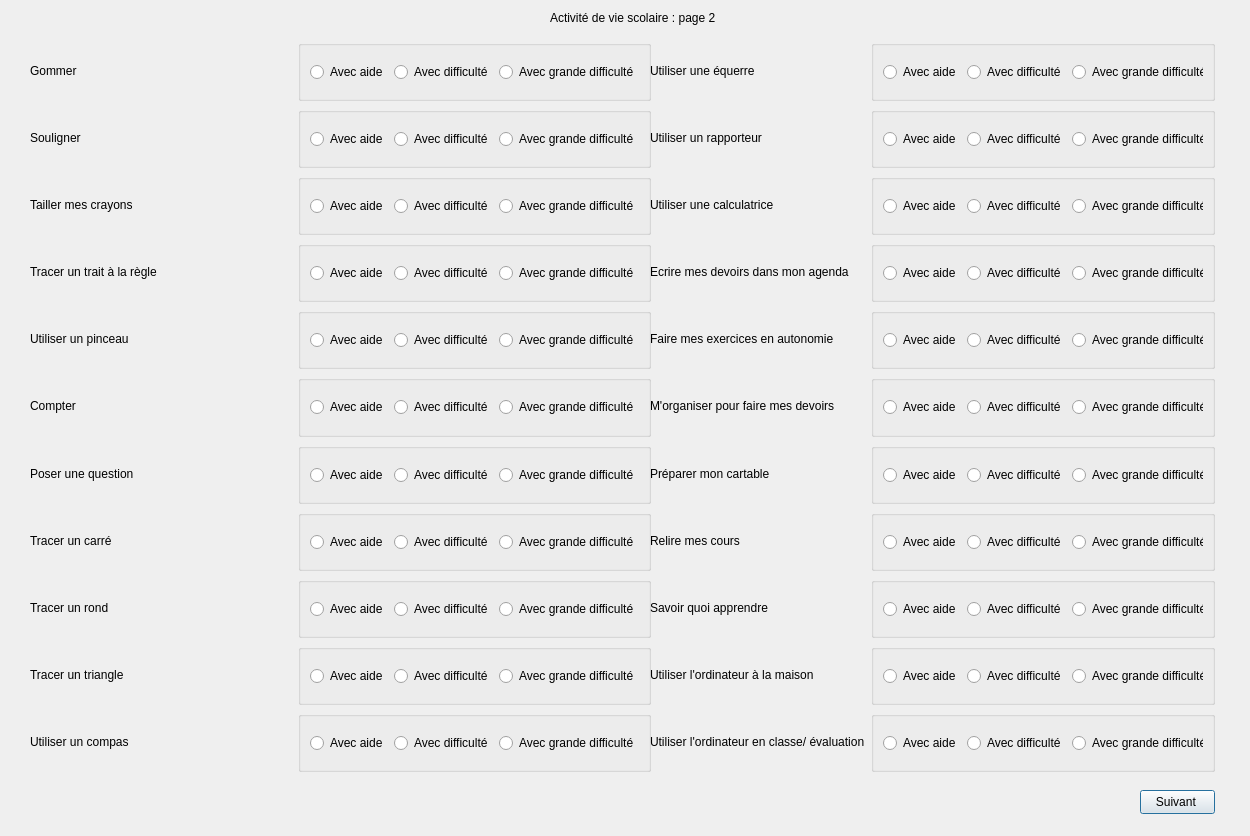
<?xml version="1.0" encoding="UTF-8"?>
<ui version="4.0">
 <class>Interface4_4</class>
 <widget class="QDialog" name="Interface4_4">
  <property name="geometry">
   <rect>
    <x>0</x>
    <y>0</y>
    <width>1250</width>
    <height>836</height>
   </rect>
  </property>
  <property name="windowTitle">
   <string>Dialog</string>
  </property>
  <widget class="QWidget" name="gridLayoutWidget_2">
   <property name="geometry">
    <rect>
     <x>30</x>
     <y>40</y>
     <width>621</width>
     <height>732</height>
    </rect>
   </property>
   <layout class="QGridLayout" name="gridLayout_2">
    <item row="7" column="0">
     <widget class="QLabel" name="labelTracerCarre">
      <property name="text">
       <string>Tracer un carré</string>
      </property>
     </widget>
    </item>
    <item row="10" column="0">
     <widget class="QLabel" name="labelUtiliserCompas">
      <property name="text">
       <string>Utiliser un compas</string>
      </property>
     </widget>
    </item>
    <item row="3" column="1">
     <widget class="QGroupBox" name="groupBox_57">
      <property name="title">
       <string/>
      </property>
      <layout class="QHBoxLayout" name="horizontalLayout_37">
       <item>
        <widget class="QRadioButton" name="radioButtonTracerTraitRegleAide">
         <property name="text">
          <string>Avec aide</string>
         </property>
        </widget>
       </item>
       <item>
        <widget class="QRadioButton" name="radioButtonTracerTraitRegleDifficulte">
         <property name="text">
          <string>Avec difficulté</string>
         </property>
        </widget>
       </item>
       <item>
        <widget class="QRadioButton" name="radioButtonTracerTraitRegleGrandeDifficulte">
         <property name="text">
          <string>Avec grande difficulté</string>
         </property>
        </widget>
       </item>
      </layout>
     </widget>
    </item>
    <item row="6" column="1">
     <widget class="QGroupBox" name="groupBox_60">
      <property name="title">
       <string/>
      </property>
      <layout class="QHBoxLayout" name="horizontalLayout_40">
       <item>
        <widget class="QRadioButton" name="radioButtonPoserQuestionAide">
         <property name="text">
          <string>Avec aide</string>
         </property>
        </widget>
       </item>
       <item>
        <widget class="QRadioButton" name="radioButtonPoserQuestionDifficulte">
         <property name="text">
          <string>Avec difficulté</string>
         </property>
        </widget>
       </item>
       <item>
        <widget class="QRadioButton" name="radioButtonPoserQuestionGrandeDifficulte">
         <property name="text">
          <string>Avec grande difficulté</string>
         </property>
        </widget>
       </item>
      </layout>
     </widget>
    </item>
    <item row="3" column="0">
     <widget class="QLabel" name="labelTracerTraitRegle">
      <property name="text">
       <string>Tracer un trait à la règle</string>
      </property>
     </widget>
    </item>
    <item row="0" column="0">
     <widget class="QLabel" name="labelGommer">
      <property name="text">
       <string>Gommer</string>
      </property>
     </widget>
    </item>
    <item row="5" column="1">
     <widget class="QGroupBox" name="groupBox_59">
      <property name="title">
       <string/>
      </property>
      <layout class="QHBoxLayout" name="horizontalLayout_39">
       <item>
        <widget class="QRadioButton" name="radioButtonCompterAide">
         <property name="text">
          <string>Avec aide</string>
         </property>
        </widget>
       </item>
       <item>
        <widget class="QRadioButton" name="radioButtonCompterDifficulte">
         <property name="text">
          <string>Avec difficulté</string>
         </property>
        </widget>
       </item>
       <item>
        <widget class="QRadioButton" name="radioButtonCompterGrandeDifficulte">
         <property name="text">
          <string>Avec grande difficulté</string>
         </property>
        </widget>
       </item>
      </layout>
     </widget>
    </item>
    <item row="8" column="0">
     <widget class="QLabel" name="labelTracerRond">
      <property name="text">
       <string>Tracer un rond</string>
      </property>
     </widget>
    </item>
    <item row="1" column="0">
     <widget class="QLabel" name="labelSouligner">
      <property name="text">
       <string>Souligner</string>
      </property>
     </widget>
    </item>
    <item row="4" column="1">
     <widget class="QGroupBox" name="groupBox_58">
      <property name="title">
       <string/>
      </property>
      <layout class="QHBoxLayout" name="horizontalLayout_38">
       <item>
        <widget class="QRadioButton" name="radioButtonUtiliserPinceauAide">
         <property name="text">
          <string>Avec aide</string>
         </property>
        </widget>
       </item>
       <item>
        <widget class="QRadioButton" name="radioButtonUtiliserPinceauDifficulte">
         <property name="text">
          <string>Avec difficulté</string>
         </property>
        </widget>
       </item>
       <item>
        <widget class="QRadioButton" name="radioButtonUtiliserPinceauGrandeDifficulte">
         <property name="text">
          <string>Avec grande difficulté</string>
         </property>
        </widget>
       </item>
      </layout>
     </widget>
    </item>
    <item row="9" column="1">
     <widget class="QGroupBox" name="groupBox_63">
      <property name="title">
       <string/>
      </property>
      <layout class="QHBoxLayout" name="horizontalLayout_43">
       <item>
        <widget class="QRadioButton" name="radioButtonTracerTriangleAide">
         <property name="text">
          <string>Avec aide</string>
         </property>
        </widget>
       </item>
       <item>
        <widget class="QRadioButton" name="radioButtonTracerTriangleDifficulte">
         <property name="text">
          <string>Avec difficulté</string>
         </property>
        </widget>
       </item>
       <item>
        <widget class="QRadioButton" name="radioButtonTracerTriangleGrandeDifficulte">
         <property name="text">
          <string>Avec grande difficulté</string>
         </property>
        </widget>
       </item>
      </layout>
     </widget>
    </item>
    <item row="6" column="0">
     <widget class="QLabel" name="labelPoserQuestion">
      <property name="text">
       <string>Poser une question</string>
      </property>
     </widget>
    </item>
    <item row="8" column="1">
     <widget class="QGroupBox" name="groupBox_62">
      <property name="title">
       <string/>
      </property>
      <layout class="QHBoxLayout" name="horizontalLayout_42">
       <item>
        <widget class="QRadioButton" name="radioButtonTracerRondAide">
         <property name="text">
          <string>Avec aide</string>
         </property>
        </widget>
       </item>
       <item>
        <widget class="QRadioButton" name="radioButtonTracerRondDifficulte">
         <property name="text">
          <string>Avec difficulté</string>
         </property>
        </widget>
       </item>
       <item>
        <widget class="QRadioButton" name="radioButtonTracerRondGrandeDifficulte">
         <property name="text">
          <string>Avec grande difficulté</string>
         </property>
        </widget>
       </item>
      </layout>
     </widget>
    </item>
    <item row="7" column="1">
     <widget class="QGroupBox" name="groupBox_61">
      <property name="title">
       <string/>
      </property>
      <layout class="QHBoxLayout" name="horizontalLayout_41">
       <item>
        <widget class="QRadioButton" name="radioButtonTracerCarreAide">
         <property name="text">
          <string>Avec aide</string>
         </property>
        </widget>
       </item>
       <item>
        <widget class="QRadioButton" name="radioButtonTracerCarreDifficulte">
         <property name="text">
          <string>Avec difficulté</string>
         </property>
        </widget>
       </item>
       <item>
        <widget class="QRadioButton" name="radioButtonTracerCarreGrandeDifficulte">
         <property name="text">
          <string>Avec grande difficulté</string>
         </property>
        </widget>
       </item>
      </layout>
     </widget>
    </item>
    <item row="5" column="0">
     <widget class="QLabel" name="labelCompter">
      <property name="text">
       <string>Compter</string>
      </property>
     </widget>
    </item>
    <item row="10" column="1">
     <widget class="QGroupBox" name="groupBox_64">
      <property name="title">
       <string/>
      </property>
      <layout class="QHBoxLayout" name="horizontalLayout_44">
       <item>
        <widget class="QRadioButton" name="radioButtonUtiliserCompasAide">
         <property name="text">
          <string>Avec aide</string>
         </property>
        </widget>
       </item>
       <item>
        <widget class="QRadioButton" name="radioButtonUtiliserCompasDifficulte">
         <property name="text">
          <string>Avec difficulté</string>
         </property>
        </widget>
       </item>
       <item>
        <widget class="QRadioButton" name="radioButtonUtiliserCompasGrandeDifficulte">
         <property name="text">
          <string>Avec grande difficulté</string>
         </property>
        </widget>
       </item>
      </layout>
     </widget>
    </item>
    <item row="9" column="0">
     <widget class="QLabel" name="labelTracerTriangle">
      <property name="text">
       <string>Tracer un triangle</string>
      </property>
     </widget>
    </item>
    <item row="4" column="0">
     <widget class="QLabel" name="labelUtiliserPinceau">
      <property name="text">
       <string>Utiliser un pinceau </string>
      </property>
     </widget>
    </item>
    <item row="0" column="1">
     <widget class="QGroupBox" name="groupBox_54">
      <property name="title">
       <string/>
      </property>
      <layout class="QHBoxLayout" name="horizontalLayout_34">
       <item>
        <widget class="QRadioButton" name="radioButtonGommerAide">
         <property name="text">
          <string>Avec aide</string>
         </property>
        </widget>
       </item>
       <item>
        <widget class="QRadioButton" name="radioButtonGommerDifficulte">
         <property name="text">
          <string>Avec difficulté</string>
         </property>
        </widget>
       </item>
       <item>
        <widget class="QRadioButton" name="radioButtonGommerGrandeDifficulte">
         <property name="text">
          <string>Avec grande difficulté</string>
         </property>
        </widget>
       </item>
      </layout>
     </widget>
    </item>
    <item row="1" column="1">
     <widget class="QGroupBox" name="groupBox_55">
      <property name="title">
       <string/>
      </property>
      <layout class="QHBoxLayout" name="horizontalLayout_35">
       <item>
        <widget class="QRadioButton" name="radioButtonSoulignerAide">
         <property name="text">
          <string>Avec aide</string>
         </property>
        </widget>
       </item>
       <item>
        <widget class="QRadioButton" name="radioButtonSoulignerDifficulte">
         <property name="text">
          <string>Avec difficulté</string>
         </property>
        </widget>
       </item>
       <item>
        <widget class="QRadioButton" name="radioButtonSoulignerGrandeDifficulte">
         <property name="text">
          <string>Avec grande difficulté</string>
         </property>
        </widget>
       </item>
      </layout>
     </widget>
    </item>
    <item row="2" column="0">
     <widget class="QLabel" name="labelTaillerCrayon">
      <property name="text">
       <string>Tailler mes crayons</string>
      </property>
     </widget>
    </item>
    <item row="2" column="1">
     <widget class="QGroupBox" name="groupBox_56">
      <property name="title">
       <string/>
      </property>
      <layout class="QHBoxLayout" name="horizontalLayout_36">
       <item>
        <widget class="QRadioButton" name="radioButtonTaillerCrayonAide">
         <property name="text">
          <string>Avec aide</string>
         </property>
        </widget>
       </item>
       <item>
        <widget class="QRadioButton" name="radioButtonTaillerCrayonDifficulte">
         <property name="text">
          <string>Avec difficulté</string>
         </property>
        </widget>
       </item>
       <item>
        <widget class="QRadioButton" name="radioButtonTaillerCrayonGrandeDifficulte">
         <property name="text">
          <string>Avec grande difficulté</string>
         </property>
        </widget>
       </item>
      </layout>
     </widget>
    </item>
   </layout>
  </widget>
  <widget class="QWidget" name="gridLayoutWidget">
   <property name="geometry">
    <rect>
     <x>650</x>
     <y>40</y>
     <width>565</width>
     <height>732</height>
    </rect>
   </property>
   <layout class="QGridLayout" name="gridLayout">
    <item row="8" column="0">
     <widget class="QLabel" name="labelSavoirQuoiApprendre">
      <property name="text">
       <string>Savoir quoi apprendre </string>
      </property>
     </widget>
    </item>
    <item row="3" column="1">
     <widget class="QGroupBox" name="groupBox_41">
      <property name="title">
       <string/>
      </property>
      <layout class="QHBoxLayout" name="horizontalLayout_21">
       <item>
        <widget class="QRadioButton" name="radioButtonEcrireDevoirsAgendaAide">
         <property name="text">
          <string>Avec aide</string>
         </property>
        </widget>
       </item>
       <item>
        <widget class="QRadioButton" name="radioButtonEcrireDevoirsAgendaDifficulte">
         <property name="text">
          <string>Avec difficulté</string>
         </property>
        </widget>
       </item>
       <item>
        <widget class="QRadioButton" name="radioButtonEcrireDevoirsAgendaGrandeDifficulte">
         <property name="text">
          <string>Avec grande difficulté</string>
         </property>
        </widget>
       </item>
      </layout>
     </widget>
    </item>
    <item row="9" column="0">
     <widget class="QLabel" name="labelUtiliserOrdinateurMaison">
      <property name="text">
       <string>Utiliser l'ordinateur à la maison</string>
      </property>
     </widget>
    </item>
    <item row="1" column="0">
     <widget class="QLabel" name="labelUtiliserRapporteur">
      <property name="text">
       <string>Utiliser un rapporteur </string>
      </property>
     </widget>
    </item>
    <item row="2" column="1">
     <widget class="QGroupBox" name="groupBox_40">
      <property name="title">
       <string/>
      </property>
      <layout class="QHBoxLayout" name="horizontalLayout_20">
       <item>
        <widget class="QRadioButton" name="radioButtonUtiliserCalculatriceAide">
         <property name="text">
          <string>Avec aide</string>
         </property>
        </widget>
       </item>
       <item>
        <widget class="QRadioButton" name="radioButtonUtiliserCalculatriceDifficulte">
         <property name="text">
          <string>Avec difficulté</string>
         </property>
        </widget>
       </item>
       <item>
        <widget class="QRadioButton" name="radioButtonUtiliserCalculatriceGrandeDifficulte">
         <property name="text">
          <string>Avec grande difficulté</string>
         </property>
        </widget>
       </item>
      </layout>
     </widget>
    </item>
    <item row="10" column="1">
     <widget class="QGroupBox" name="groupBox_48">
      <property name="title">
       <string/>
      </property>
      <layout class="QHBoxLayout" name="horizontalLayout_28">
       <item>
        <widget class="QRadioButton" name="radioButtonUtiliserOrdinateurClasseEvaluationAide">
         <property name="text">
          <string>Avec aide</string>
         </property>
        </widget>
       </item>
       <item>
        <widget class="QRadioButton" name="radioButtonUtiliserOrdinateurClasseEvaluationDifficulte">
         <property name="text">
          <string>Avec difficulté</string>
         </property>
        </widget>
       </item>
       <item>
        <widget class="QRadioButton" name="radioButtonUtiliserOrdinateurClasseEvaluationGrandeDifficulte">
         <property name="text">
          <string>Avec grande difficulté</string>
         </property>
        </widget>
       </item>
      </layout>
     </widget>
    </item>
    <item row="6" column="1">
     <widget class="QGroupBox" name="groupBox_44">
      <property name="title">
       <string/>
      </property>
      <layout class="QHBoxLayout" name="horizontalLayout_24">
       <item>
        <widget class="QRadioButton" name="radioButtonPreparerCartableAide">
         <property name="text">
          <string>Avec aide</string>
         </property>
        </widget>
       </item>
       <item>
        <widget class="QRadioButton" name="radioButtonPreparerCartableDifficulte">
         <property name="text">
          <string>Avec difficulté</string>
         </property>
        </widget>
       </item>
       <item>
        <widget class="QRadioButton" name="radioButtonPreparerCartableGrandeDifficulte">
         <property name="text">
          <string>Avec grande difficulté</string>
         </property>
        </widget>
       </item>
      </layout>
     </widget>
    </item>
    <item row="8" column="1">
     <widget class="QGroupBox" name="groupBox_46">
      <property name="title">
       <string/>
      </property>
      <layout class="QHBoxLayout" name="horizontalLayout_26">
       <item>
        <widget class="QRadioButton" name="radioButtonSavoirQuoiApprendreAide">
         <property name="text">
          <string>Avec aide</string>
         </property>
        </widget>
       </item>
       <item>
        <widget class="QRadioButton" name="radioButtonSavoirQuoiApprendreDifficulte">
         <property name="text">
          <string>Avec difficulté</string>
         </property>
        </widget>
       </item>
       <item>
        <widget class="QRadioButton" name="radioButtonSavoirQuoiApprendreGrandeDifficulte">
         <property name="text">
          <string>Avec grande difficulté</string>
         </property>
        </widget>
       </item>
      </layout>
     </widget>
    </item>
    <item row="0" column="1">
     <widget class="QGroupBox" name="groupBox_38">
      <property name="title">
       <string/>
      </property>
      <layout class="QHBoxLayout" name="horizontalLayout_18">
       <item>
        <widget class="QRadioButton" name="radioButtonUtiliserEquerreAide">
         <property name="text">
          <string>Avec aide</string>
         </property>
        </widget>
       </item>
       <item>
        <widget class="QRadioButton" name="radioButtonUtiliserEquerreDifficulte">
         <property name="text">
          <string>Avec difficulté</string>
         </property>
        </widget>
       </item>
       <item>
        <widget class="QRadioButton" name="radioButtonUtiliserEquerreGrandeDifficulte">
         <property name="text">
          <string>Avec grande difficulté</string>
         </property>
        </widget>
       </item>
      </layout>
     </widget>
    </item>
    <item row="6" column="0">
     <widget class="QLabel" name="labePreparerCartable">
      <property name="text">
       <string>Préparer mon cartable</string>
      </property>
     </widget>
    </item>
    <item row="4" column="1">
     <widget class="QGroupBox" name="groupBox_42">
      <property name="title">
       <string/>
      </property>
      <layout class="QHBoxLayout" name="horizontalLayout_22">
       <item>
        <widget class="QRadioButton" name="radioButtonFaireExercicesAutonomnieAide">
         <property name="text">
          <string>Avec aide</string>
         </property>
        </widget>
       </item>
       <item>
        <widget class="QRadioButton" name="radioButtonFaireExercicesAutonomnieDifficulte">
         <property name="text">
          <string>Avec difficulté</string>
         </property>
        </widget>
       </item>
       <item>
        <widget class="QRadioButton" name="radioButtonFaireExercicesAutonomnieGrandeDifficulte">
         <property name="text">
          <string>Avec grande difficulté</string>
         </property>
        </widget>
       </item>
      </layout>
     </widget>
    </item>
    <item row="5" column="1">
     <widget class="QGroupBox" name="groupBox_43">
      <property name="title">
       <string/>
      </property>
      <layout class="QHBoxLayout" name="horizontalLayout_23">
       <item>
        <widget class="QRadioButton" name="radioButtonOrganiserDevoirsAide">
         <property name="text">
          <string>Avec aide</string>
         </property>
        </widget>
       </item>
       <item>
        <widget class="QRadioButton" name="radioButtonOrganiserDevoirsDifficulte">
         <property name="text">
          <string>Avec difficulté</string>
         </property>
        </widget>
       </item>
       <item>
        <widget class="QRadioButton" name="radioButtonOrganiserDevoirsGrandeDifficulte">
         <property name="text">
          <string>Avec grande difficulté</string>
         </property>
        </widget>
       </item>
      </layout>
     </widget>
    </item>
    <item row="4" column="0">
     <widget class="QLabel" name="labelFaireExercicesAutonomnie">
      <property name="text">
       <string>Faire mes exercices en autonomie</string>
      </property>
     </widget>
    </item>
    <item row="7" column="1">
     <widget class="QGroupBox" name="groupBox_45">
      <property name="title">
       <string/>
      </property>
      <layout class="QHBoxLayout" name="horizontalLayout_25">
       <item>
        <widget class="QRadioButton" name="radioButtonRelireCoursAide">
         <property name="text">
          <string>Avec aide</string>
         </property>
        </widget>
       </item>
       <item>
        <widget class="QRadioButton" name="radioButtonRelireCoursDifficulte">
         <property name="text">
          <string>Avec difficulté</string>
         </property>
        </widget>
       </item>
       <item>
        <widget class="QRadioButton" name="radioButtonRelireCoursGrandeDifficulte">
         <property name="text">
          <string>Avec grande difficulté</string>
         </property>
        </widget>
       </item>
      </layout>
     </widget>
    </item>
    <item row="9" column="1">
     <widget class="QGroupBox" name="groupBox_47">
      <property name="title">
       <string/>
      </property>
      <layout class="QHBoxLayout" name="horizontalLayout_27">
       <item>
        <widget class="QRadioButton" name="radioButtonUtiliserOrdinateurMaisonAide">
         <property name="text">
          <string>Avec aide</string>
         </property>
        </widget>
       </item>
       <item>
        <widget class="QRadioButton" name="radioButtonUtiliserOrdinateurMaisonDifficulte">
         <property name="text">
          <string>Avec difficulté</string>
         </property>
        </widget>
       </item>
       <item>
        <widget class="QRadioButton" name="radioButtonUtiliserOrdinateurMaisonGrandeDifficulte">
         <property name="text">
          <string>Avec grande difficulté</string>
         </property>
        </widget>
       </item>
      </layout>
     </widget>
    </item>
    <item row="3" column="0">
     <widget class="QLabel" name="labelEcrireDevoirsAgenda">
      <property name="text">
       <string>Ecrire mes devoirs dans mon agenda</string>
      </property>
     </widget>
    </item>
    <item row="5" column="0">
     <widget class="QLabel" name="labelOrganiserDevoirs">
      <property name="text">
       <string>M'organiser pour faire mes devoirs</string>
      </property>
     </widget>
    </item>
    <item row="0" column="0">
     <widget class="QLabel" name="labelUtiliserEquerre">
      <property name="text">
       <string>Utiliser une équerre</string>
      </property>
     </widget>
    </item>
    <item row="2" column="0">
     <widget class="QLabel" name="labelUtiliserCalculatrice">
      <property name="text">
       <string>Utiliser une calculatrice</string>
      </property>
     </widget>
    </item>
    <item row="10" column="0">
     <widget class="QLabel" name="labelUtiliserOrdinateurClasseEvaluation">
      <property name="text">
       <string>Utiliser l'ordinateur en classe/ évaluation</string>
      </property>
     </widget>
    </item>
    <item row="7" column="0">
     <widget class="QLabel" name="labelRelireCours">
      <property name="text">
       <string>Relire mes cours</string>
      </property>
     </widget>
    </item>
    <item row="1" column="1">
     <widget class="QGroupBox" name="groupBox_39">
      <property name="title">
       <string/>
      </property>
      <layout class="QHBoxLayout" name="horizontalLayout_19">
       <item>
        <widget class="QRadioButton" name="radioButtonUtiliserRapporteurAide">
         <property name="text">
          <string>Avec aide</string>
         </property>
        </widget>
       </item>
       <item>
        <widget class="QRadioButton" name="radioButtonUtiliserRapporteurDifficulte">
         <property name="text">
          <string>Avec difficulté</string>
         </property>
        </widget>
       </item>
       <item>
        <widget class="QRadioButton" name="radioButtonUtiliserRapporteurGrandeDifficulte">
         <property name="text">
          <string>Avec grande difficulté</string>
         </property>
        </widget>
       </item>
      </layout>
     </widget>
    </item>
   </layout>
  </widget>
  <widget class="QLabel" name="labelTitre">
   <property name="geometry">
    <rect>
     <x>550</x>
     <y>10</y>
     <width>221</width>
     <height>16</height>
    </rect>
   </property>
   <property name="text">
    <string>Activité de vie scolaire : page 2</string>
   </property>
  </widget>
  <widget class="QPushButton" name="pushButtonSuivant">
   <property name="geometry">
    <rect>
     <x>1140</x>
     <y>790</y>
     <width>75</width>
     <height>24</height>
    </rect>
   </property>
   <property name="text">
    <string>Suivant </string>
   </property>
  </widget>
 </widget>
 <resources/>
 <connections/>
</ui>
